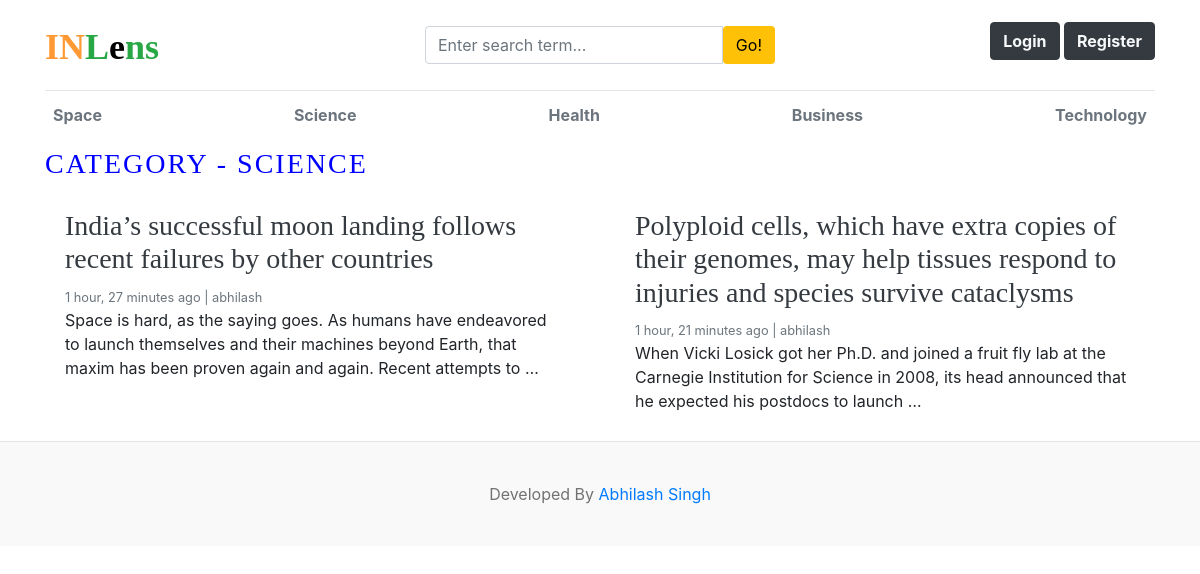
The app's page /category/2/ with its own data.
### blogs/models.py (models this page shows, shortened)
class Category(models.Model):
    category_name = models.CharField(max_length=200, unique=True)
    created_at = models.DateTimeField(auto_now_add=True)
    updated_at = models.DateTimeField(auto_now=True)
    class Meta: # to correct the spelling of categories changing the metadata.
        verbose_name_plural = 'categories'
    def __str__(self):
        return self.category_name

class Blog(models.Model):
    title =  models.CharField(max_length=1000)
    slug = models.SlugField(max_length=1000, unique=True, blank=True)
    category = models.ForeignKey(Category, on_delete=models.CASCADE) # means when we delete the category then the blog post of that category also will deleted.
    author = models.ForeignKey(User, on_delete=models.CASCADE) # if user delete then all blog also get deleted.
    featured_image = models.ImageField(upload_to='upload/%y/%m/%d', height_field=None, width_field=None, max_length=None)
    short_description = models.TextField(max_length= 2000, blank = True)
    blog_body = models.TextField(max_length= 2000, blank = True)
    status = models.CharField(max_length=20,choices=STATUS_CHOICES, default='Draft')
    is_featured = models.BooleanField(default=False)
    created_at = models.DateTimeField(auto_now_add=True)
    updated_at = models.DateTimeField(auto_now=True)

### blogs/views.py (the view)
# urls.py: path('<int:category_id>/', views.posts_by_category, name='posts_by_category')
def posts_by_category(request, category_id):
    posts = Blog.objects.filter(status='Published', category=category_id)
    try:
        category = Category.objects.get(pk=category_id)
    except:
       return redirect('home')
    context = {
            'posts': posts,
            'category': category,
    }
    return render(request, 'posts_by_category.html', context)

### blogs/context_processors.py (called while the page is built)
def get_categories(request):
    categories = Category.objects.all()
    return dict(categories=categories)

def get_social_links(request):
    social_links = SocialLink.objects.all()
    return dict(social_links=social_links)

### templates/posts_by_category.html (shortened to what this page needs)
{% extends 'base.html' %}
{% block content %}
 <h3 class="text-uppercase" style="color: blue; letter-spacing: 2px; ">Category - {{category}}</h3>
  <div class="row mb-2">
    {% if posts %}
    {% for post in posts %}
    <div class="col-md-6">
      <div class="card border-0" >
        <div class="card-body">
          <h3><a href="{% url 'blogs' post.slug %}" class="text-dark">{{post.title}}</a></h3>
          <small class="mb-1 text-muted">{{ post.created_at | timesince }} ago | {{ post.author }}</small>
          <p class="card-text">{{post.short_description | safe | truncatewords:30}}</p>
        </div>
      </div>
    </div>
    {% endfor %}
    {% else %}
    <p> NO Record Found </p>
    {% endif %}
  </div>
</div>
{% endblock %}

### templates/base.html (shortened to what this page needs)
{% load static %}
<!DOCTYPE html>
<html lang="en">
<head>
    <link href="https://getbootstrap.com/docs/4.0/dist/css/bootstrap.min.css" rel="stylesheet">
    <link href="https://applesocial.s3.amazonaws.com/assets/styles/fonts/sanfrancisco/sanfranciscodisplay-regular-webfont.woff" rel="stylesheet">
    <link href="{% static 'css/blog.css' %}" rel="stylesheet">
    <link rel="stylesheet" href="https://cdnjs.cloudflare.com/ajax/libs/font-awesome/4.7.0/css/font-awesome.min.css">
  </head>
<body>
    <div class="container">
      <header class="blog-header py-3">
        <div class="row flex-nowrap justify-content-between align-items-center">
          <div class="col-4 pt-1">
            <a class="blog-header-logo text-success font-weight-bold" href="/"><b style="color:#FF9933">IN</b>L<b style="color:black">e</b>ns</a>
          </div>
          <div class="col-4">
            <form action="{% url 'search' %}" method='GET'>
              <div class="input-group">
                <input class="form-control" type="text" name="keyword" value="{{keyword}}" placeholder="Enter search term..." aria-label="Enter search term..." aria-describedby="button-search" />
                <button type="submit" class="btn bg-warning" id="button-search" type="button">Go!</button>
            </div>
          </form>
        </div>
          <div class="col-4 d-flex justify-content-end align-items-center">
            {% if not user.is_authenticated %}
            <a class="btn btn-dark text-light float-right mb-2  font-weight-bold" href="{% url 'login' %}">Login</a> &nbsp;
            <a class="btn btn-dark text-light float-right mb-2 font-weight-bold" href="{% url 'register' %}">Register</a>
            {% else %}
            <span><a class="btn btn-dark text-light float-right mb-2  font-weight-bold " href="{% url 'dashboard'%}">dashboard</a></span>
            &emsp;
            <span><a class ="btn btn-dark text-light float-right mb-2 font-weight-bold" href="{% url 'logout' %}">Logout</a></span>
            {% endif %}
          </div>
        </div>
      </header>
      <div class="nav-scroller py-1 mb-2">
        <nav class="nav d-flex justify-content-between">
          {% for cat in categories %}
          <a class="p-2 text-muted font-weight-bold" href="{% url 'posts_by_category' cat.id%}">{{cat.category_name}}</a>
          {% endfor %}
        </nav>
      </div>
{% block content %}
{% endblock %}
<footer class="blog-footer">
    <p>Developed By <a href="#">Abhilash Singh</a></p>
  </footer>
  </body>
  </html>

### blog_main/static/css/blog.css (style rules this page uses)
.blog-header { border-bottom: 1px solid #e5e5e5; }
.blog-header-logo { font-family: "Playfair Display", Georgia, "Times New Roman", serif; font-size: 2.25rem; }
h1, h2, h3, h4, h5, h6 { font-family: "Playfair Display", Georgia, "Times New Roman", serif; }
.blog-footer { padding: 2.5rem 0; color: #727272; text-align: center; background-color: #f9f9f9; border-top: .05rem solid #e5e5e5; }
.blog-footer p:last-child { margin-bottom: 0; }

### records on screen
Category: category_name "Space"
Category: category_name "Science", category_name "SCIENCE"
Category: category_name "Health"
Category: category_name "Business"
Category: category_name "Technology"
Blog: title "India’s successful moon landing follows recent failures by other countries", created_at "1 hour, 27 minutes", author "abhilash", short_description "Space is hard, as the saying goes. As humans have endeavored to launch themselves and their machines beyond Earth, that maxim has been proven again and again. Recent attempts to …"
Blog: title "Polyploid cells, which have extra copies of their genomes, may help tissues respond to injuries and species survive cataclysms", created_at "1 hour, 21 minutes", author "abhilash", short_description "When Vicki Losick got her Ph.D. and joined a fruit fly lab at the Carnegie Institution for Science in 2008, its head announced that he expected his postdocs to launch …"
